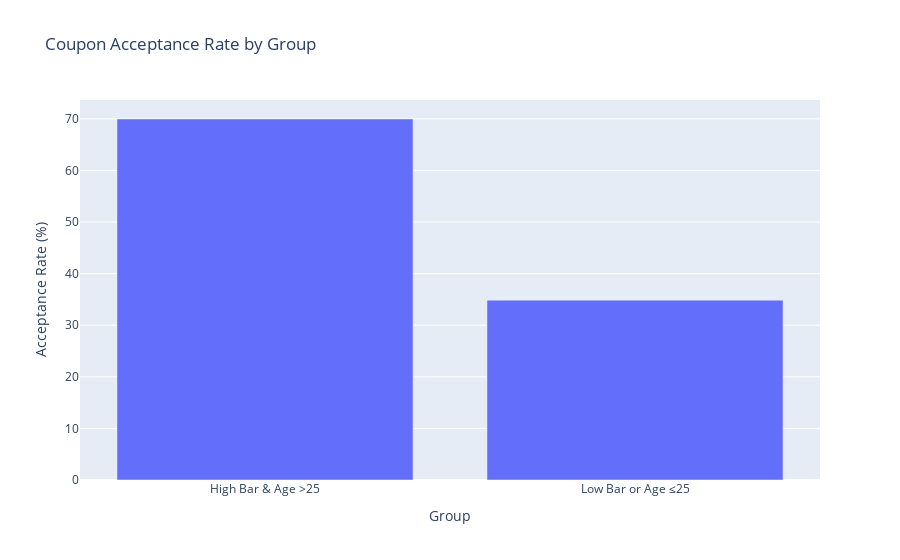

Source (notebook cell):
### Code cell
# Create a new column that flags whether each row is in Group 1 or 2
def define_group(row):
    if row['Bar_binary'] == '>1' and row['age'] > 25:
        return 'High Bar & Age >25'
    else:
        return 'Low Bar or Age ≤25'

bar_coupons_df.loc[:, 'Group'] = bar_coupons_df.apply(define_group, axis=1)

# Get total counts per group
total_per_group = bar_coupons_df.groupby('Group')['Y'].count().reset_index(name='total')

# Get acceptance counts
accepted_per_group = bar_coupons_df[bar_coupons_df['Y'] == 1].groupby('Group')['Y'].count().reset_index(name='accepted')

# Merge and compute rate
merged = pd.merge(total_per_group, accepted_per_group, on='Group')
merged['acceptance_rate'] = merged['accepted'] / merged['total'] * 100

# Plot acceptance rate
fig = px.bar(merged, 
             x='Group', 
             y='acceptance_rate', 
             title='Coupon Acceptance Rate by Group',
             labels={'acceptance_rate': 'Acceptance Rate (%)'})

fig.show()

### Figure 1 — Plotly figure (JSON) as saved in the notebook; plotly's stock layout.template omitted (floating-point values rounded to 4 significant figures)
{"data": [{"alignmentgroup": "True", "hovertemplate": "Group=%{x}<br>Acceptance Rate (%)=%{y}<extra></extra>", "legendgroup": "", "marker": {"color": "#636efa", "pattern": {"shape": ""}}, "name": "", "offsetgroup": "", "orientation": "v", "showlegend": false, "textposition": "auto", "type": "bar", "x": ["High Bar & Age >25", "Low Bar or Age ≤25"], "xaxis": "x", "y": [69.97, 34.86], "yaxis": "y"}], "layout": {"barmode": "relative", "legend": {"tracegroupgap": 0}, "title": {"text": "Coupon Acceptance Rate by Group"}, "xaxis": {"anchor": "y", "domain": [0, 1], "title": {"text": "Group"}}, "yaxis": {"anchor": "x", "domain": [0, 1], "title": {"text": "Acceptance Rate (%)"}}}}
